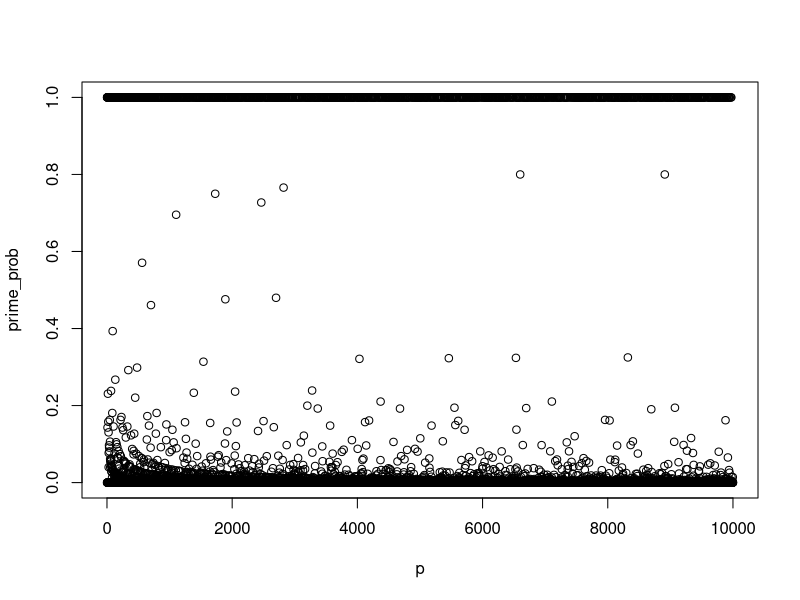
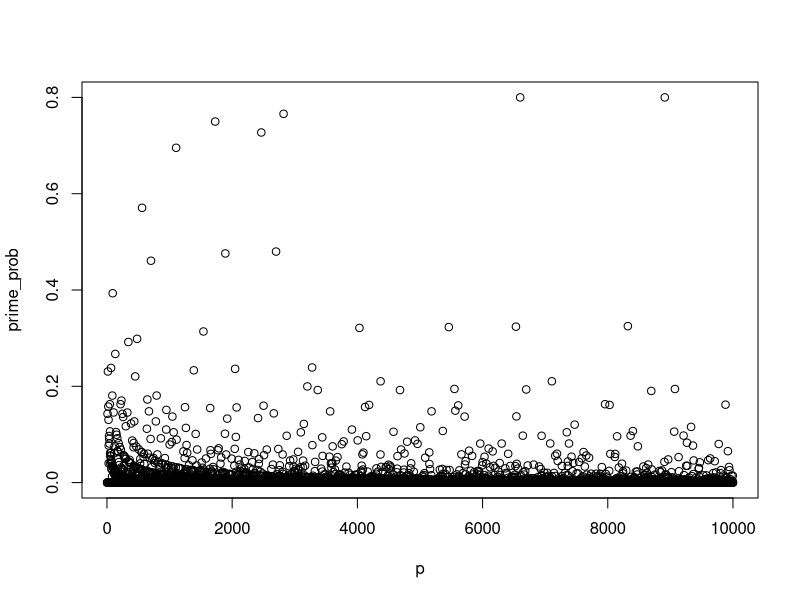
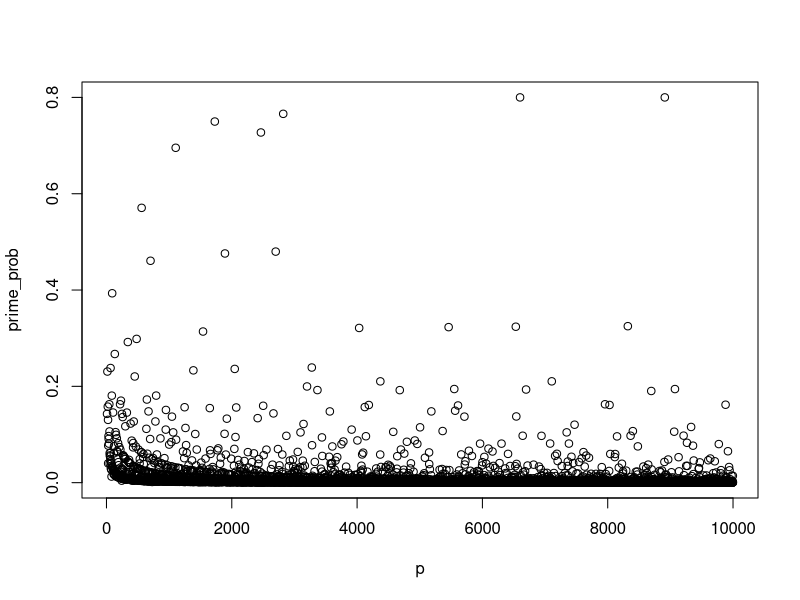
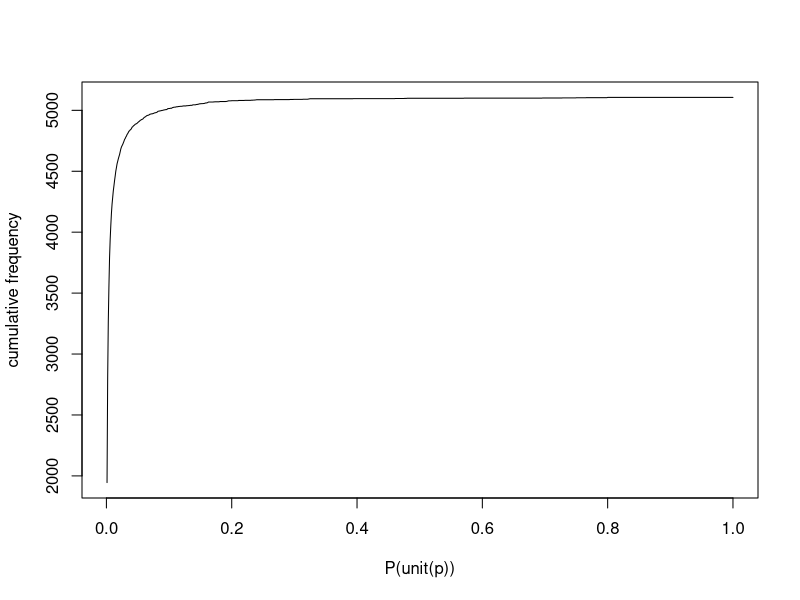

Write the R code that produced these figures, in order.
prime_strict <- read.csv("fermat_work4.csv", header=FALSE)
prime_prob <- read.csv("fermat_work3.csv", header=FALSE)
prime_test <- read.csv("fermat_work5.csv", header=FALSE)
prime_test <- cbind(prime_strict, prime_prob, prime_test)
colnames(prime_test) <- c("is_prime", "prime_prob", "test")
prime_test$p <- 1:10000
prime_test$is_prime <- factor(prime_test$is_prime)
prime_test$kind <- ifelse(prime_test$prime_prob == 0., "not_prime", ifelse(prime_test$prime_prob == 1., "prime", "pseudoprime"))
prime_test$kind <- factor(prime_test$kind)
write.csv(prime_test, file="fermat_tmp.csv")
all.df <- prime_test[c("p", "prime_prob")]
plot(all.df)
composite.df <- prime_test[prime_test$kind != "prime", ]
compo.df <- composite.df[c("p", "prime_prob")]
plot(compo.df)
pseudo.df <- prime_test[prime_test$kind == "pseudoprime", ]
pseu.df <- pseudo.df[c("p", "prime_prob")]
plot(pseu.df)
summary(pseu.df)
tab <- table(prime_test$is_prime, prime_test$kind)
tab
test_result <- prime_test[c("p", "is_prime", "test")]
test_result$test <- factor(test_result$test)
tab2 <- table(test_result$is_prime, test_result$test)
tab2
pseu.class <- cut(pseu.df$prime_prob, breaks=seq(0, 1, 0.001), right=FALSE, ordered_result=TRUE)
pseu.tab <- table(pseu.class)
pseu.len <- length(pseu.tab)
cum <- numeric(length=pseu.len)
pseu.sum <- 0
for ( i in 1:pseu.len ) {
  pseu.sum <- pseu.sum + pseu.tab[i]
  cum[i] <- pseu.sum
}
plot(seq(0.001, 1, 0.001), cum, type="l", xlab="P(unit(p))", ylab="cumulative frequency")